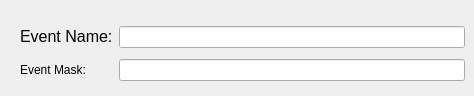
    <widget class="QWidget" name="tabEvent">
     <attribute name="title">
      <string>Event</string>
     </attribute>
     <widget class="QWidget" name="layoutWidget_12">
      <property name="geometry">
       <rect>
        <x>20</x>
        <y>21</y>
        <width>445</width>
        <height>66</height>
       </rect>
      </property>
      <layout class="QGridLayout" name="gridLayout_6">
       <item row="0" column="0">
        <widget class="QLabel" name="label_25">
         <property name="text">
          <string>&lt;html&gt;&lt;head/&gt;&lt;body&gt;&lt;p&gt;&lt;span style=&quot; font-size:12pt;&quot;&gt;Event Name:&lt;/span&gt;&lt;/p&gt;&lt;/body&gt;&lt;/html&gt;</string>
         </property>
        </widget>
       </item>
       <item row="0" column="1">
        <widget class="QLineEdit" name="leEventName">
         <property name="minimumSize">
          <size>
           <width>331</width>
           <height>0</height>
          </size>
         </property>
        </widget>
       </item>
       <item row="1" column="0">
        <widget class="QLabel" name="label_26">
         <property name="text">
          <string>&lt;html&gt;&lt;head/&gt;&lt;body&gt;&lt;p&gt;Event Mask:&lt;/p&gt;&lt;/body&gt;&lt;/html&gt;</string>
         </property>
        </widget>
       </item>
       <item row="1" column="1">
        <widget class="QLineEdit" name="leEventMask">
         <property name="minimumSize">
          <size>
           <width>331</width>
           <height>0</height>
          </size>
         </property>
        </widget>
       </item>
      </layout>
     </widget>
    </widget>
